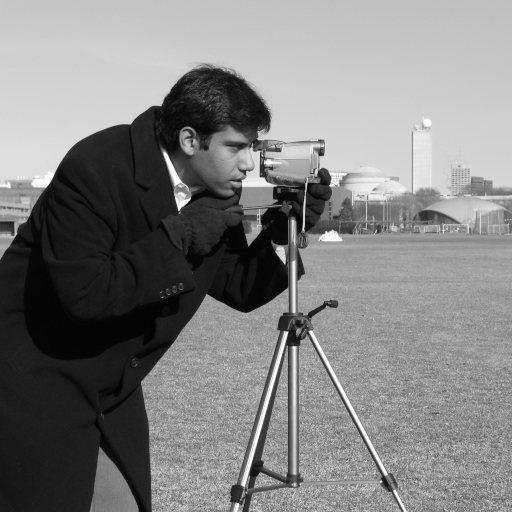
#> input picture skimage.data.camera(), 512 x 512 px
$ jupyter execute --allow-errors 'Image Intensity.ipynb'
#> lines starting #> are read from the running program, lines starting #| are printed output that depends on the picture
[cell 1]
import numpy as np
import skimage as ski

[cell 2]
cameraMan = ski.data.camera()
#> cameraMan is the input picture: shape (512, 512); min 0, max 255, mean 129.1
print(cameraMan.shape)
#| (512, 512)
ski.io.imshow(cameraMan)

[cell 3]
L = np.iinfo(cameraMan.dtype).max
#> L = 255
L
#> Out = 255

[cell 4]
inverted  = ski.util.invert(cameraMan)
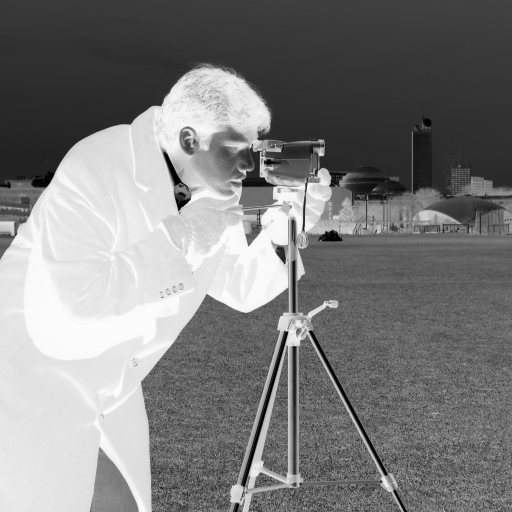
#> inverted: shape (512, 512); min 0, max 255, mean 125.9
ski.io.imshow(inverted)

[cell 5]
LogImage = np.log1p(cameraMan)
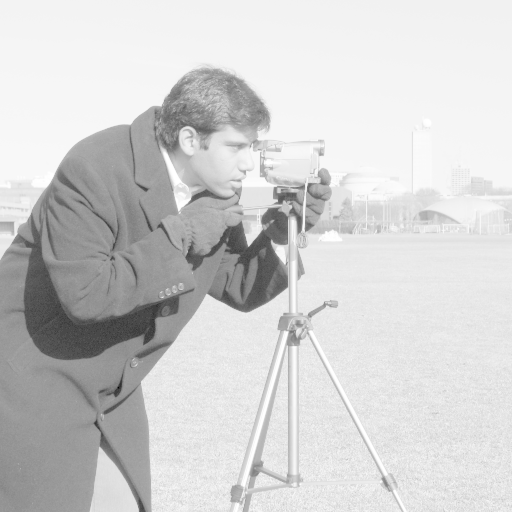
#> LogImage: shape (512, 512) float16; min 0, max 5.55, mean 4.54; drawn with min black and max white
ski.io.imshow(LogImage.astype(np.uint8))
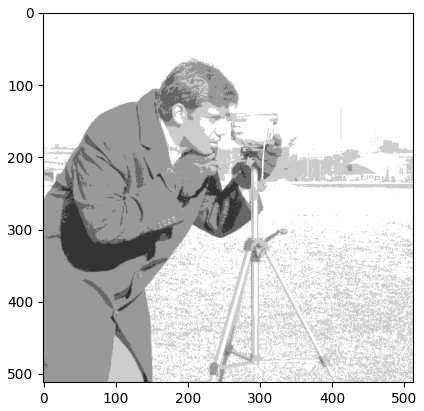
#> figure drawn by matplotlib, 1 panel

[cell 6]
LogImage/=np.max(LogImage)
ski.io.imshow(LogImage)

#> (a cell that did not finish here is left out)

[cell 8]
image = ski.io.imread('[.png', as_gray=True)
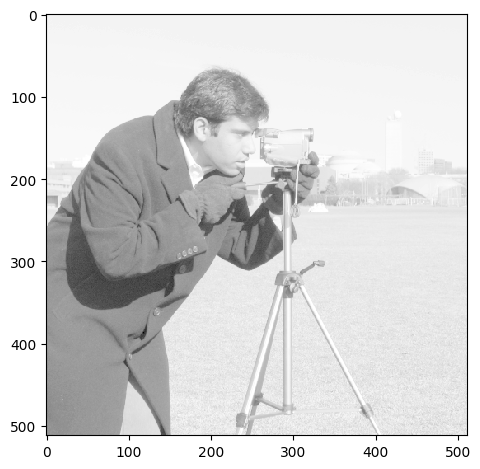
#> input picture 2025/Lab 4/[.png, 480 x 469 px
#> image is the input picture: shape (469, 480) float64; min 0, max 1, mean 0.845
ski.io.imshow(image)

[cell 9]
image.shape
#> Out = (469, 480)
